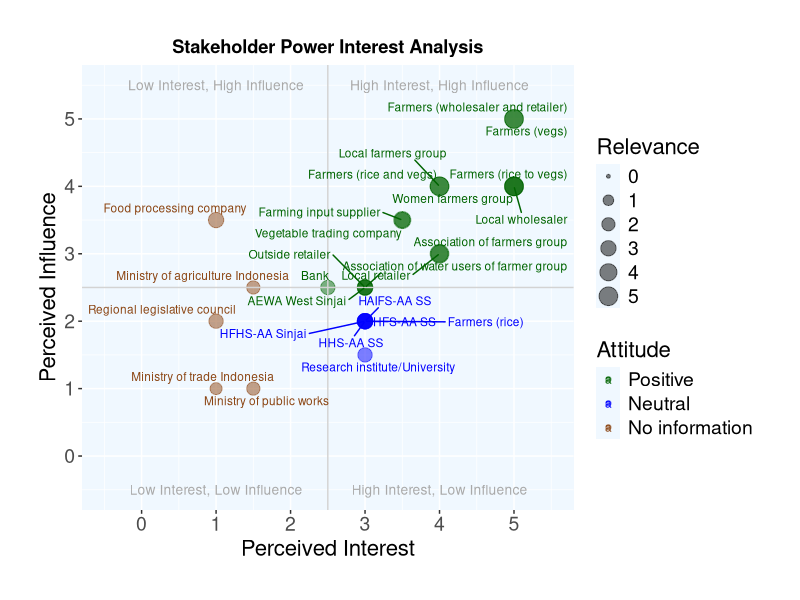

Write the R code that produced this figure.
library(ggplot2)
library(ggrepel)
library(ggthemes)

# Call data for stakeholders' expertise, willingness and potential contribution 
# in the decision analysis 
stakeholder <- read.csv("stakeholders.csv", sep = ";")


# Plot stakeholders' perceived interest, influence, relevance, and attitude 
# in decision analysis

stakeholder_analysis <- ggplot(data = stakeholder, 
                                     aes(x = Interest, 
                                         y = Influence,
                                         label = stakeholders, 
                                         color = Attitude, 
                                         size = Relevance)) +
  geom_point(alpha = 0.5) +
  labs(title = "Stakeholder Power Interest Analysis") +
  xlab("Perceived Interest") +
  ylab("Perceived Influence") +
  labs(alpha = "Attitude", shape = "Relevance") +
  
  scale_x_continuous(labels = paste(seq(0, 5, by = 1)), 
                     breaks = seq(0, 5, by = 1), 
                     limits = c(-0.5, 5.5)) +
  scale_y_continuous(labels = paste(seq(0, 5, by = 1)), 
                     breaks = seq(0, 5, by = 1), 
                     limits = c(-0.5, 5.5)) +
  
  scale_size(labels = paste(seq(0, 5, by = 1)), 
             breaks = seq(0, 5, by = 1), 
             limits = c(0, 5)) +
  
  coord_cartesian(clip = "off") +
  
  theme(
    plot.margin = unit(c(1, 1, 1, 1), "cm"),
    legend.position = "right",
    legend.text = element_text(size = 14),
    legend.title = element_text(size = 16),
    axis.text = element_text(size = 14), # Adjust axis text size
    axis.title = element_text(size = 16), # Adjust axis title size
    plot.title = element_text(size = rel(1.2), hjust = 0.5, face = "bold"),
    panel.background = element_rect(fill = "aliceblue"),
    panel.ontop = FALSE,
    strip.background = element_rect(colour = "black", fill = "white")
  ) +
  
  
  scale_color_manual(breaks = c("Positive", "Neutral", "No information"),
                     values = c("darkgreen", "blue", "saddlebrown")) +
  
  geom_hline(yintercept = 2.5, color = "lightgrey", size = 0.5) +
  geom_vline(xintercept = 2.5, color = "lightgrey", size = 0.5) +
  
  geom_text_repel(box.padding = 0.3, max.overlaps = Inf, size = 3) +
  
  annotate("text", label = "High Interest, High Influence",
           x = 4.0, y = 5.5, size = 3.5, colour = "darkgrey") +
  annotate("text", label = "High Interest, Low Influence",
           x = 4.0, y = -0.5, size = 3.5, colour = "darkgrey") +
  annotate("text", label = "Low Interest, High Influence",
           x = 1.0, y = 5.5, size = 3.5, colour = "darkgrey") +
  annotate("text", label = "Low Interest, Low Influence",
           x = 1.0, y = -0.5, size = 3.5, colour = "darkgrey")

ggsave("stakeholders_interest_influence.png", dpi = 400, height = 8, width = 7.5)
